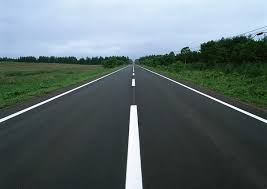
#> input picture OpenCV/road.jpeg, 267 x 189 px
$ python Hough_Transform.py
#> lines starting #> are read from the running program, lines starting #| are printed output that depends on the picture; after the words box and inside, x2 and y2 are one past the last pixel; in counts of white or black regions, pixels touching at a corner belong together
import cv2
import numpy as np

# Load image
image = cv2.imread('road.jpeg')
#> image is the input picture: shape (189, 267, 3); mean B, G, R 108.6, 106.7, 92.8
gray = cv2.cvtColor(image, cv2.COLOR_BGR2GRAY)
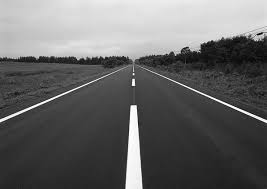
#> gray: shape (189, 267); min 2, max 255, mean 102.8

# Detect edges using Canny
edges = cv2.Canny(gray, 50, 150)
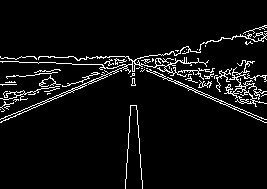
#> edges: shape (189, 267); 5.6% white in thin lines or dots, all inside (x1, y1, x2, y2) = (0, 25, 267, 189)

# Apply Hough Transform
lines = cv2.HoughLinesP(edges, 1, np.pi/180, 100, minLineLength=50, maxLineGap=10)
#> lines = [[115, 56, 264, 122], [0, 61, 71, 63], [6, 99, 60, 84], [1, 121, 160, 54], [121, 56, 264, 119], [109, 59, 205, 63]]

# Draw detected line segments
for line in lines:
    x1, y1, x2, y2 = line[0]
    cv2.line(image, (x1, y1), (x2, y2), (0, 255, 0), 2)
#> this loop made 6 passes
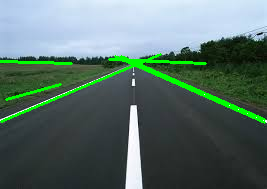
#> image: shape (189, 267, 3); 3.74% of pixels changed, all inside (x1, y1, x2, y2) = (0, 53, 266, 124)

# Show result
cv2.imshow("Hough Lines", image)
cv2.waitKey(0)
cv2.destroyAllWindows()
